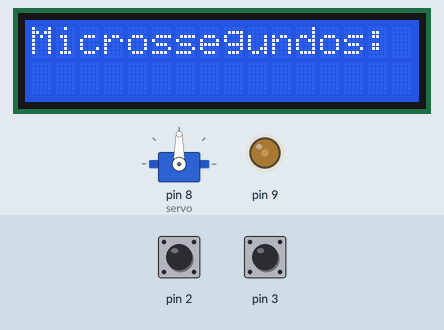
This sketch was run on a simulated Arduino Mega 2560, built with avr-gcc and run on an emulated ATmega2560. Shown: 16×2 character LCD, servo, output pins drawn as LEDs (lit = HIGH). The test bench sets the inputs (shaded band); at power-on: pin 2 HIGH, pin 3 HIGH. What the sketch prints to the serial monitor is not drawn.

Above: at 1.2 s.
1.3 s: pin 2 pulled LOW for 0.15 s
At 1.37 s:
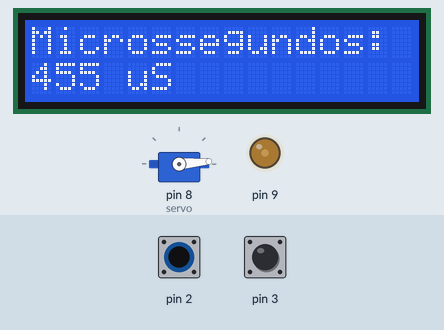
At 2.3 s:
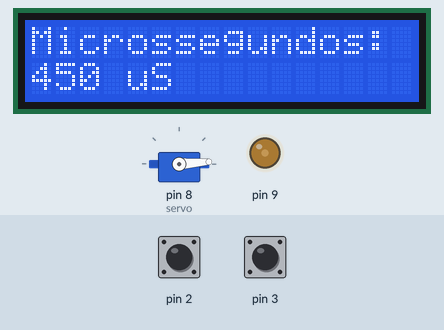
Timing chart, 0 to 4.3 s (numbered marks = the images above; inputs shaded):
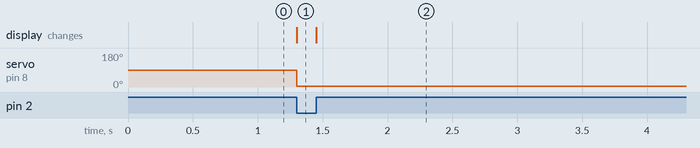

Measured:
- after the input at 1.3 s, servo on pin 8 (servo): 90° → 5° at once, → 4° 0.15 s later; the display: changes at once (image 1)

The sketch:

ServoRangetest.ino
```cpp
/*############################################################################
 *#          Sketch para verificação de limites de um servomotor             #
 *#    Utiliza um encoder rotativo para alterar o valor de microssegundos    #
 *#    enviado ao servo para definir qual o limite de rotação do servo em    #
 *#    microssegundos, pois cada servo tem o seu numero próprio devido as    #
 *#    tolerâncias da fabricação. Envia o valor pelo monitor serial e/ou     #
 *#    display LCD. Utilizei um LCD 16x2 comum, um encoder rotativo KEYES,   #
 *#    e um servo TowerPro SG90.                                             #
 *#                                                                          #
 *#  O valor mostrado e armazenado na variável 'counter' é o correspondente  #
 *#   aos microssegundos de TON do PWM gerado para controle do servo.        #
 *#                                                                          #
 *#             Desenvolvido por averaldofh@gmail.com      AGO/2017          #
 *#                                                                          #
 *#       ALTAMENTE RECOMENDADO O USO DE ALIMENTAÇÃO EXTERNA P/ O SERVO      #
 *############################################################################*/


#include <Servo.h>            //inclui os comandos da biblioteca servo.h
#include <LiquidCrystal.h>    //inclui os comandos da biblioteca LiquidCrystal.h


Servo servo;                  //define o servo


void rotaryRead(int PinA, int PinB, int minV, int maxV);     // função que lê o encoder
void rotaryBegin(int pinA, int PinB);                       // Inicializa o encoder
int aState, aLastState;
int counter=450,Lcounter=450;                               // Inicializar os valores aqui próximo do mínimo do servo (aprox. 400)


LiquidCrystal lcd(52,50,48,46,44,42);                       //RS, EN, D7, D6, D5, D4 comente esta linha para usar somente a serial


void setup()                        //Função de configuração
{
  lcd.begin(16,2);                  //Inicializa o LCD 16x2 comente esta linha para usar a serial
  Serial.begin(9600);               //Inicializa a Serial
  rotaryBegin(2,3);                 //Inicializa o Rotary Encoder
  analogWrite(9,70);                //No meu caso uso o pino 9 em PWM para contraste do lcd, se utilizar um potenciometro ou somente a serial comente esta linha
  lcd.print("Microssegundos:");     //Imprime a palavra "valor" no lcd se usar a serial comente esta linha
  servo.attach(8, 400, 2500);       //Adiciona o Servo no pino 8, define o minimo em 400 e maximo em 2600
  servo.write(90);                   //posiciona o servo no menor angulo de acordo com o minimo definido acima
  pinMode(53, INPUT);
}


void loop()                               //Função principal
{
  rotaryRead(2,3,0,3000);               //Chama a função de leitura do encoder nos pinos 2 e 3 valor minimo 450, e máximo 2500

    if(counter != Lcounter){              //Se a leitura do encoder mudou
      Serial.print("Microssegundos: ");   //Imprime na serial
      Serial.println(counter);            // o Valor atual do encoder
      lcd.setCursor(0,2);                 // Define o cursor na linha da baixo do lcd se usar serial comente esta linha
      lcd.print(counter,DEC);             //Imprime o valor do encoder no lcd se usar serial comente esta linha
      lcd.print(" uS");                   //Imprime a unidade uS no LCD
      servo.writeMicroseconds(counter);   //Envia o valor para o servo
    }
}


void rotaryBegin(int PinA, int PinB)           //Função de inicialização dos pinos do encoder 2 e 3
{
  pinMode(PinA,INPUT_PULLUP);pinMode(PinB,INPUT_PULLUP);     //seta os modos de pinos para entrada do encoder
  aLastState = digitalRead(PinA);              //salva no aLastState o estado do pino A
}


void rotaryRead(int PinA, int PinB, int minV, int maxV)  //Função de leitura do encoder
{

  Lcounter = counter;                                   //seta o ultimo valor do contador como sendo o atual
  aState = digitalRead(PinA);                           //le o valor atual do pino A do encoder
  if(aState != aLastState)                              //compara com o ultimo valor do pino A, caso seja diferente
  {
    if(digitalRead(PinB) != aState)                     //compara se o pino B é diferente, sentido horário
    {
      if(counter<maxV)                                  // e ainda se o valor for menos que o valor maximo setado, incremmenta mais 5
      counter = counter+5;
    }
    else                                                //caso seja igual o pino B, sentido anti-horário
    {
      if(counter>minV)                                  //decrementa 5 se for maior que o valor minimo
      counter = counter -5;
    }
  }
  aLastState = aState;                                  //salva o novo estado do pino A
}
```
